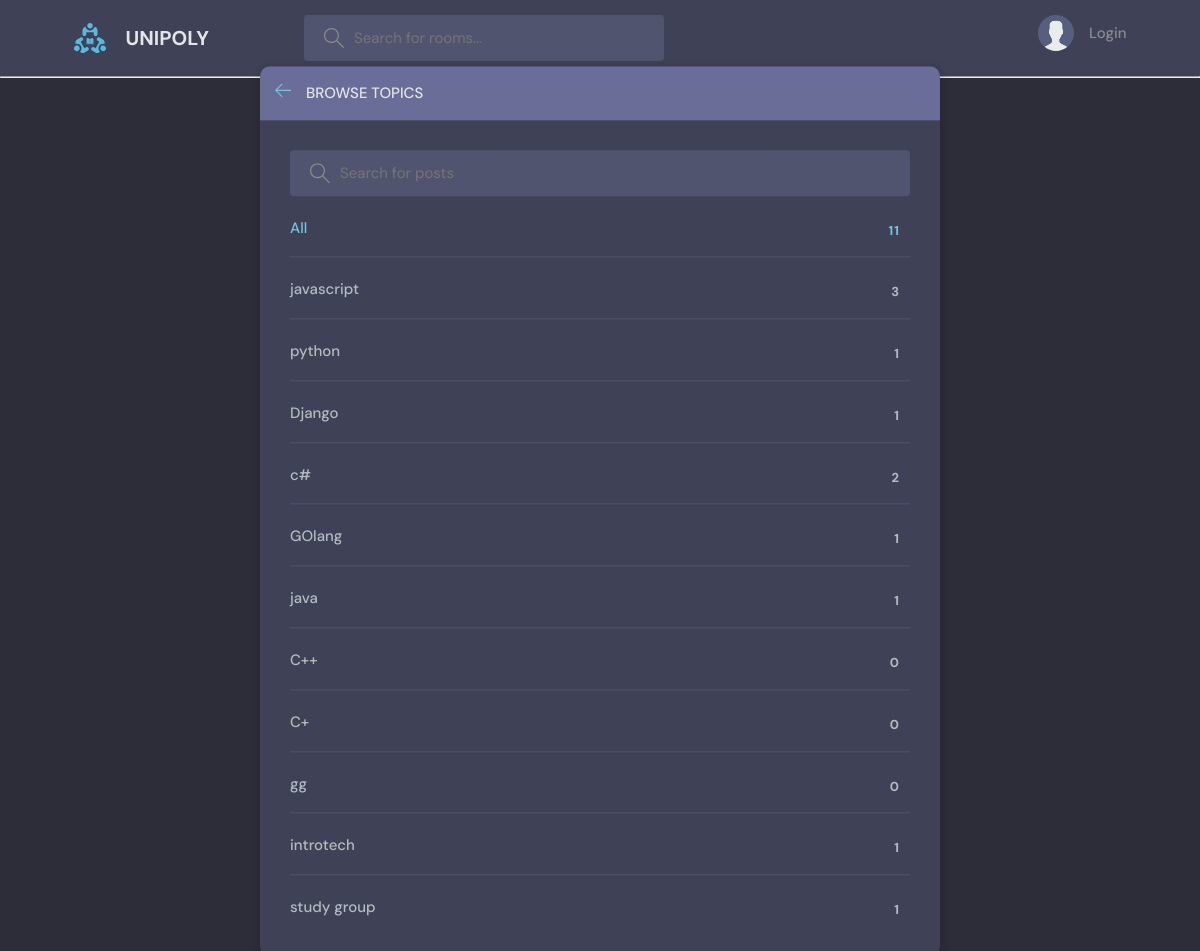
/topics/, run on an earlier commit of the app's database.
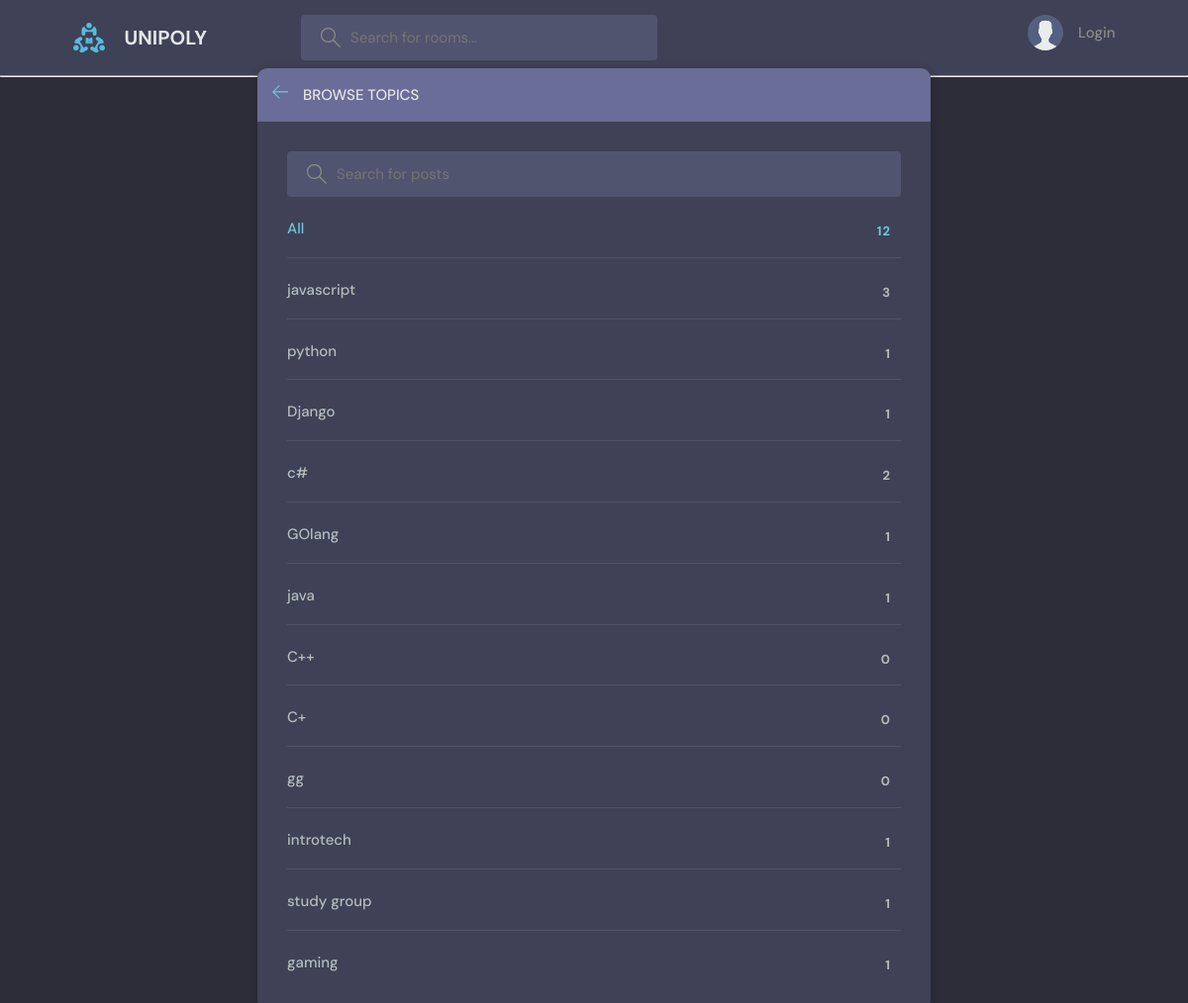
And on a later commit of the database.
### base/models.py (models this page shows, shortened)
class Topic(models.Model):
    name = models.CharField(max_length=200)

### base/views.py (the view)
# urls.py: path('topics/', views.topics, name = "topics"),
def topics(request):
    topics = Topic.objects.all()
    context = {'topics': topics}
    return render(request, 'base/topics-mobile.html', context)

### base/templates/base/topics-mobile.html (shortened to what this page needs)
{% extends 'main.html' %}
{% block content %}
 <main class="create-room layout">
      <div class="container">
        <div class="layout__box">
          <div class="layout__boxHeader">
            <div class="layout__boxTitle">
              <a href="{% url 'home' %}">
                <svg version="1.1" xmlns="http://www.w3.org/2000/svg" width="32" height="32" viewBox="0 0 32 32">
                  <title>arrow-left</title>
                  <path
                    d="M13.723 2.286l-13.723 13.714 13.719 13.714 1.616-1.611-10.96-10.96h27.625v-2.286h-27.625l10.965-10.965-1.616-1.607z"
                  ></path>
                </svg>
              </a>
              <h3>Browse Topics</h3>
            </div>
          </div>
          <div class="topics-page layout__body">
            <form class="header__search" method="POST" action="">
              <label>
                <input name="q" placeholder="Search for posts" />
              </label>
            </form>
            <ul class="topics__list">
              <li>
                <a href="{% url 'topics' %}" class="active">All <span>{{topics.count}}</span></a>
              </li>
              {% for topic in topics %}
              <li>
                <a href="{% url 'home' %}?q={{topic.name}}">{{topic.name}} <span>{{topic.room_set.all.count}}</span></a>
              </li>
              {% endfor%}
            </ul>
          </div>
        </div>
      </div>
    </main>
    {% endblock %}

What changed in the data, as far as the page shows it:
added Topic: name "gaming", room_set.all.count "1"
Also different on the page:
{{ topics.count }}: "11" → "12"
